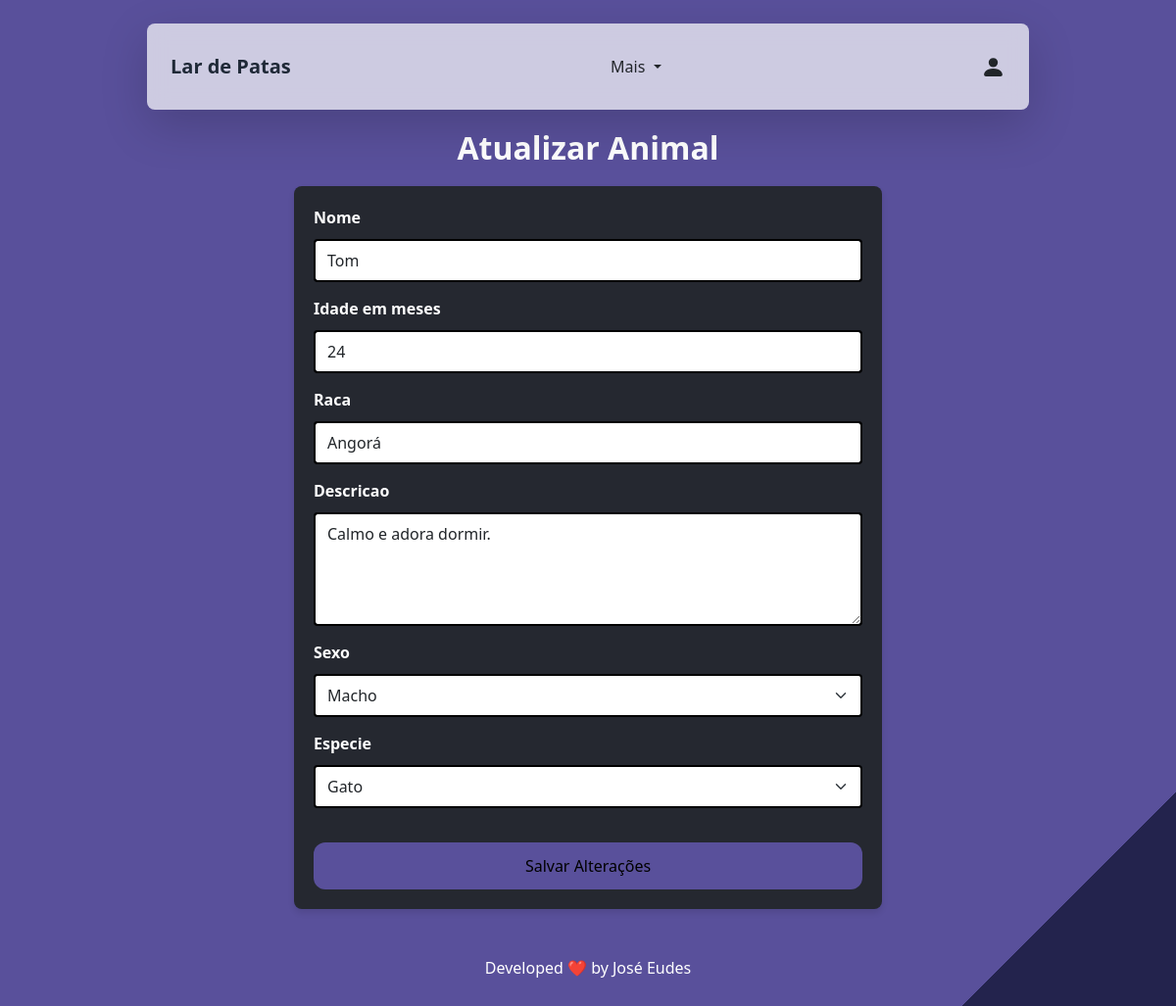
Screenshot of /animal/editar/5/ (signed in) with the database file from the repository.
### animais/models.py (models this page shows)
class Animal(models.Model):
    nome = models.CharField(max_length=100)
    idade_em_meses = models.IntegerField(validators=[validar_idade_em_meses], default=0 ) # idade em meses do animal
    raca = models.CharField(max_length=100)
    descricao = models.TextField()
    sexo = models.CharField(
        max_length=1,
        choices=[("M", "Macho"), ("F", "Fêmea")],
        default="M",
    )
    especie =  models.ForeignKey (Especie, on_delete=models.CASCADE)

### animais/views.py (the view)
# urls.py: path('animal/editar/<int:pk>/', atualizar_animal, name='atualizar_animal'),
@login_required
def atualizar_animal(request, pk):
    animal = get_object_or_404(Animal, pk=pk)
    if request.method == 'POST':
        form = AnimalForm(request.POST, instance=animal)
        if form.is_valid():
            form.save()
            return redirect('listar_animais')
    else:
        form = AnimalForm(instance=animal)
    return render(request, 'atualizar_animal.html', {'form': form, 'animal': animal})

### animais/forms.py
class AnimalForm(forms.ModelForm):
    class Meta:
        model = Animal
        fields = ['nome', 'idade_em_meses', 'raca', 'descricao', 'sexo', 'especie']
        widgets = {
            'nome': forms.TextInput(attrs={
                'class': 'form-control',
                'placeholder': 'Digite o nome do animal',
            }),
            'idade_em_meses': forms.NumberInput(attrs={
                'class': 'form-control',
                'placeholder': 'Digite a idade em meses',
            }),
            'raca': forms.TextInput(attrs={
                'class': 'form-control',
                'placeholder': 'Digite a raça',
            }),
            'descricao': forms.Textarea(attrs={
                'class': 'form-control',
                'placeholder': 'Descrição do animal',
                'rows': 4,
            }),
            'sexo': forms.Select(attrs={
                'class': 'form-select',
            }),
            'especie': forms.Select(attrs={
                'class': 'form-select',
            }),
        }

### animais/models.py (called while the page is built)
    def __str__(self):
        return self.nome

### animais/templates/atualizar_animal.html (shortened to what this page needs)
{% extends 'base.html' %}
{% block content %}
{% load widget_tweaks %}
{% load static %}
<link href="{% static 'css/styles.css' %}" rel="stylesheet">
<h2>Atualizar Animal</h2>
<form method="post">
   {% for field in form %}
   <div class="form-group">
       <label class="label_text" for="{{ field.id_for_label }}">{{ field.label }}</label>
       {{ field|add_class:"form-input" }}
   </div>
   {% endfor %}
   <button type="submit" class="submit_button">Salvar Alterações</button>
</form>
{% endblock %}

### static/css/styles.css (style rules this page uses)
h2 { font-size: 2rem; font-weight: bold; color: #ffffff; text-align: center; margin-bottom: 20px; margin-top: 60px; }
body { padding-top: 4.5rem; background: linear-gradient(135deg, #59509b 90%, #23234d 50%); min-height: 100vh; }
form { background-color: #252830; padding: 20px; border-radius: 8px; box-shadow: 0px 4px 6px rgba(0, 0, 0, 0.1); max-width: 600px; width: 100%; margin: 0 auto; }
.label_text { color: #ffffff; font-weight: bold; margin-bottom: 10px; display: block; }
.form-input { width: 100%; border: 2px solid #000000; transition: all 0.3s ease; padding: 0.5em 0.75em; margin-bottom: 15px; border-radius: 4px; }
.submit_button { background-color: #59509b; color: #000000; width: 100%; padding: 12px 24px; border-radius: 12px; border: none; font-size: 16px; cursor: pointer; transition: background-color 0.3s ease, transform 0.2s ease; margin-top: 20px; }

### rows the page displays
Animal: form "Tom" "24" "Angorá" "Calmo e adora dormir." "Macho" "Gato"

### other values shown
{{ field.label }} "Nome" "Idade em meses" "Raca" "Descricao" "Sexo" "Especie"
